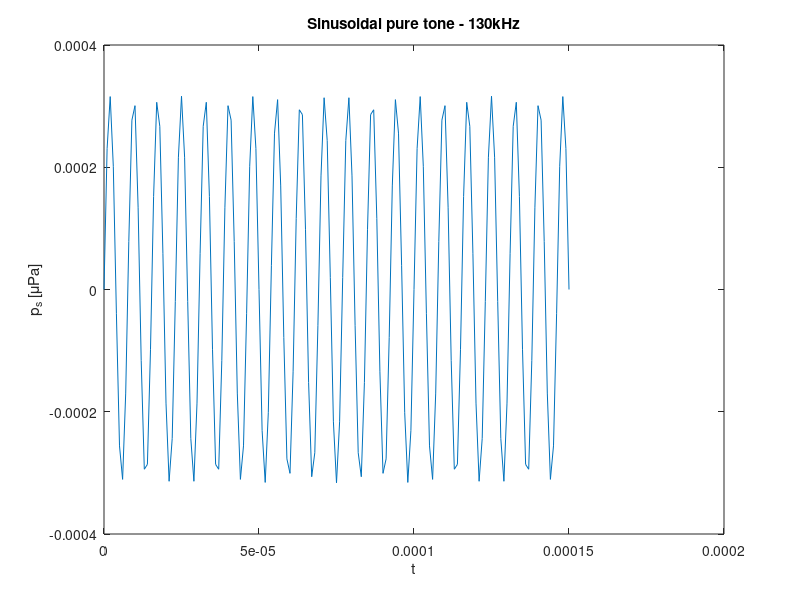
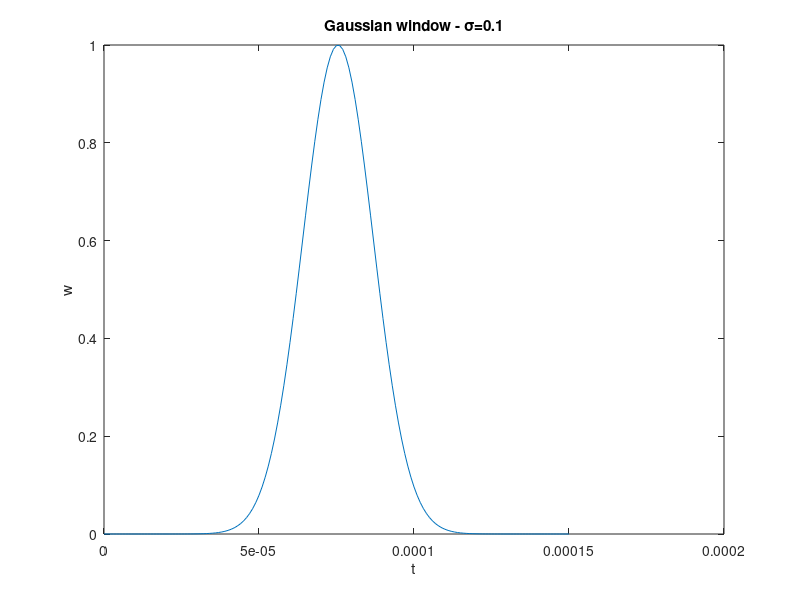
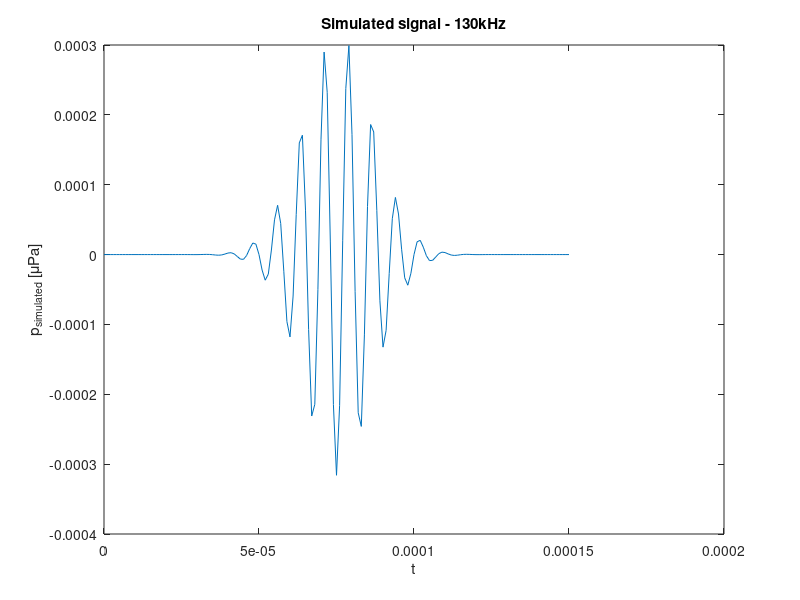
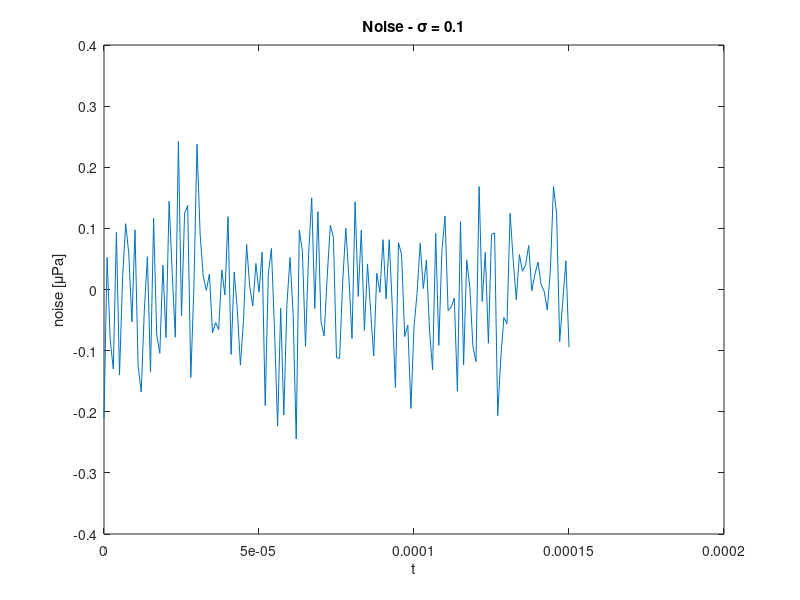

Source code (MATLAB) for these figures, in order: (Note: this script raises an error after producing the figures.)
clear 
close all 


Ttot = 150 * 1e-6;       % Integration time - typical signal duration 
Fs = 1000 * 1e3;         % Sampling period 
Ts = 1/Fs;              % Sampling frequency
tn = 0:Ts:Ttot;         % Time vector 
N = numel(tn);          % Sample number 
n = 0:1:N-1;              % Sample vector

RL = 50; % Received level in dB 
pref = 1e-6; % Ref pressure 1uPa 
p_peak = 10^(RL/20) * pref; % 0 to peak received pressure 

% Sinusoidal signal (pure tone)
f0 = 130 * 1e3; % Signal frequency
s = p_peak * sin(2*pi*f0*tn); 

% Gaussian window
sigma = 0.15;
w = exp(-1/2 * ((n - N/2)/(sigma*N/2)).^2); 

% Simulated signal 
sigNoise = 0.1;
noise = sigNoise*randn(size(tn));
simulated_s = s.*w;

% Plot 
figure
plot(tn, s)
ylabel(sprintf('p_s [\\muPa]'))
xlabel('t')
title('Sinusoidal pure tone - 130kHz')

figure
plot(tn, w)
ylabel('w')
xlabel('t')
title(sprintf('Gaussian window - \\sigma=%.1f', sigma))

figure
plot(tn, simulated_s)
ylabel(sprintf('p_{simulated} [\\muPa]'))
xlabel('t')
title('Simulated signal - 130kHz')

figure 
plot(tn, noise)
ylabel(sprintf('noise [\\muPa]'))
xlabel('t')
title(sprintf('Noise - \\sigma = %.1f', sigNoise))

% FFT 
L = 2^nextpow2(N);
x = simulated_s;

f = [0:L-1]*Fs/L-Fs/2;
% f = [0:L-1]*Fs/L;

% FFT 
Xf = fft(x, L);
Xf = fftshift(Xf); % Centered spectrum 
ModXf = abs(Xf);

figure
plot(f*1e-3, ModXf)
xlabel('Frequency [kHz]')
xline(130, '--r')

% Signal mean power in T 
Ps = Ts/(tn(end)-tn(1)) * sum(x.^2);
Ps_f = Ts/L * 1/(tn(end)-tn(1)) * sum(ModXf.^2);
% We can check that Plancherel-Parseval is respected ! 
fprintf('Ps (from time serie) = %.1f W\n', Ps)
fprintf('Ps (from FFT) = %.1f W\n', Ps_f)

% Noise mean power 
% Pnl = Ts/(tn(end)-tn(1)) * sum(noise.^2);
Pnl = getPowerSignal(noise, Fs);
fprintf('Pnl (from time serie) = %.1f W\n', Pnl)

Ps_dB = 10*log10(Ps);
SNR_1 = 10*log10(Ps/Pnl);
SNR_2 = snr(x, noise); 

% figure
% y = awgn(x, SNR_1, 'measured');
% plot(tn, y)


